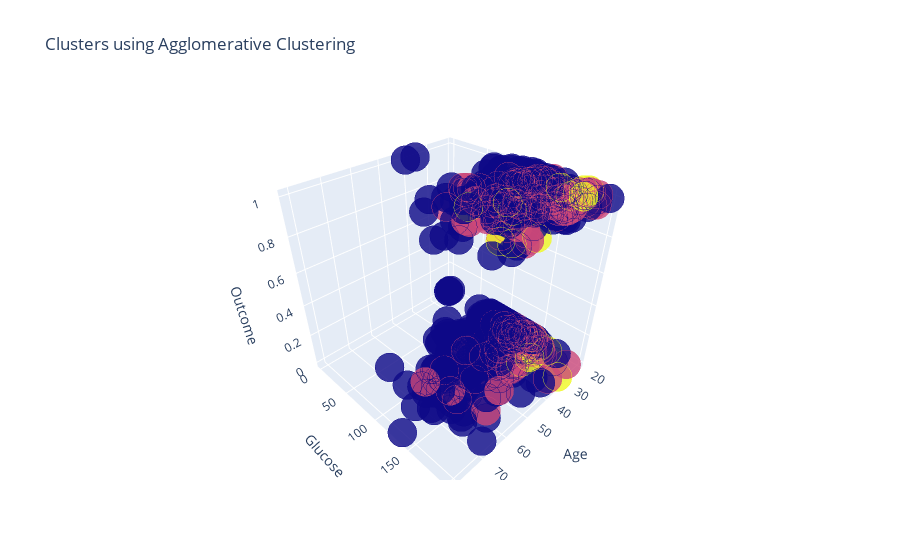

The cell this chart's notebook holds for it:
### Code cell
trace1 = go.Scatter3d(
    x= df['Age'],
    y= df['Glucose'],
    z= df['Outcome'],
    mode='markers',
     marker=dict(
        color = df['cluster'], 
        size= 10,
        line=dict(
            color= df['cluster'],
            width= 12
        ),
        opacity=0.8
     )
)
data = [trace1]
layout = go.Layout(
    title= 'Clusters using Agglomerative Clustering',
    scene = dict(
            xaxis = dict(title  = 'Age'),
            yaxis = dict(title  = 'Glucose'),
            zaxis = dict(title  = 'Outcome')
        )
)
fig = go.Figure(data=data, layout=layout)
py.offline.iplot(fig)

### Figure 1 — Plotly figure (JSON) as saved in the notebook; plotly's stock layout.template omitted (floating-point values rounded to 4 significant figures; data arrays with more than 128 entries replaced by an {"elided": "..."} marker saying what was removed)
{"data": [{"marker": {"color": {"elided": "768 int values"}, "line": {"color": {"elided": "768 int values"}, "width": 12}, "opacity": 0.8, "size": 10}, "mode": "markers", "type": "scatter3d", "x": {"elided": "768 int values"}, "y": {"elided": "768 int values"}, "z": {"elided": "768 int values"}}], "layout": {"scene": {"xaxis": {"title": {"text": "Age"}}, "yaxis": {"title": {"text": "Glucose"}}, "zaxis": {"title": {"text": "Outcome"}}}, "title": {"text": "Clusters using Agglomerative Clustering"}}}
